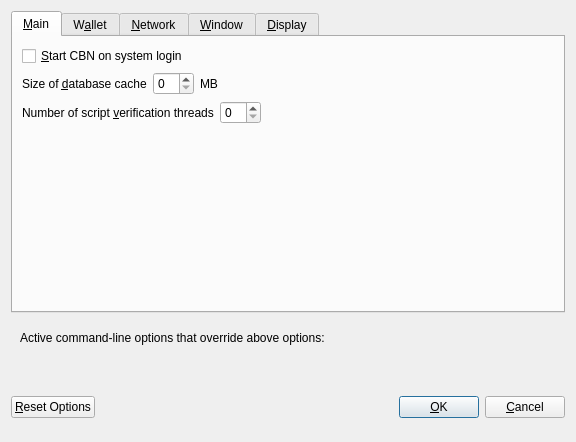
<?xml version="1.0" encoding="UTF-8"?>
<ui version="4.0">
 <class>OptionsDialog</class>
 <widget class="QDialog" name="OptionsDialog">
  <property name="geometry">
   <rect>
    <x>0</x>
    <y>0</y>
    <width>576</width>
    <height>442</height>
   </rect>
  </property>
  <property name="windowTitle">
   <string>Options</string>
  </property>
  <property name="modal">
   <bool>true</bool>
  </property>
  <layout class="QVBoxLayout" name="verticalLayout">
   <item>
    <widget class="QTabWidget" name="tabWidget">
     <property name="currentIndex">
      <number>0</number>
     </property>
     <widget class="QWidget" name="tabMain">
      <attribute name="title">
       <string>&amp;Main</string>
      </attribute>
      <layout class="QVBoxLayout" name="verticalLayout_Main">
       <item>
        <widget class="QCheckBox" name="bitcoinAtStartup">
         <property name="toolTip">
          <string>Automatically start CBN after logging in to the system.</string>
         </property>
         <property name="text">
          <string>&amp;Start CBN on system login</string>
         </property>
        </widget>
       </item>
       <item>
        <layout class="QHBoxLayout" name="horizontalLayout_2_Main">
         <item>
          <widget class="QLabel" name="databaseCacheLabel">
           <property name="text">
            <string>Size of &amp;database cache</string>
           </property>
           <property name="textFormat">
            <enum>Qt::PlainText</enum>
           </property>
           <property name="buddy">
            <cstring>databaseCache</cstring>
           </property>
          </widget>
         </item>
         <item>
          <widget class="QSpinBox" name="databaseCache"/>
         </item>
         <item>
          <widget class="QLabel" name="databaseCacheUnitLabel">
           <property name="text">
            <string>MB</string>
           </property>
           <property name="textFormat">
            <enum>Qt::PlainText</enum>
           </property>
          </widget>
         </item>
         <item>
          <spacer name="horizontalSpacer_2_Main">
           <property name="orientation">
            <enum>Qt::Horizontal</enum>
           </property>
           <property name="sizeHint" stdset="0">
            <size>
             <width>40</width>
             <height>20</height>
            </size>
           </property>
          </spacer>
         </item>
        </layout>
       </item>
       <item>
        <layout class="QHBoxLayout" name="horizontalLayout_3_Main">
         <item>
          <widget class="QLabel" name="threadsScriptVerifLabel">
           <property name="text">
            <string>Number of script &amp;verification threads</string>
           </property>
           <property name="textFormat">
            <enum>Qt::PlainText</enum>
           </property>
           <property name="buddy">
            <cstring>threadsScriptVerif</cstring>
           </property>
          </widget>
         </item>
         <item>
          <widget class="QSpinBox" name="threadsScriptVerif">
           <property name="toolTip">
            <string>(0 = auto, &lt;0 = leave that many cores free)</string>
           </property>
          </widget>
         </item>
         <item>
          <spacer name="horizontalSpacer_3_Main">
           <property name="orientation">
            <enum>Qt::Horizontal</enum>
           </property>
           <property name="sizeHint" stdset="0">
            <size>
             <width>40</width>
             <height>20</height>
            </size>
           </property>
          </spacer>
         </item>
        </layout>
       </item>
       <item>
        <spacer name="verticalSpacer_2">
         <property name="orientation">
          <enum>Qt::Vertical</enum>
         </property>
         <property name="sizeHint" stdset="0">
          <size>
           <width>20</width>
           <height>40</height>
          </size>
         </property>
        </spacer>
       </item>
      </layout>
     </widget>
     <widget class="QWidget" name="tabWallet">
      <attribute name="title">
       <string>W&amp;allet</string>
      </attribute>
      <layout class="QVBoxLayout" name="verticalLayout_Wallet">
       <item>
        <layout class="QHBoxLayout" name="horizontalLayout_2_Wallet">
         <item>
          <widget class="QLabel" name="labelStakeSplitThresholdText">
           <property name="text">
            <string>Stake split threshold:</string>
           </property>
          </widget>
         </item>
         <item>
          <widget class="QSpinBox" name="spinBoxStakeSplitThreshold">
           <property name="minimum">
            <number>1</number>
           </property>
           <property name="maximum">
            <number>999999</number>
           </property>
          </widget>
         </item>
        </layout>
       </item>
       <item>
        <widget class="QGroupBox" name="groupBox">
         <property name="title">
          <string>Expert</string>
         </property>
         <layout class="QVBoxLayout" name="verticalLayout_2">
          <item>
           <widget class="QCheckBox" name="coinControlFeatures">
            <property name="toolTip">
             <string>Whether to show coin control features or not.</string>
            </property>
            <property name="text">
             <string>Enable coin &amp;control features</string>
            </property>
           </widget>
          </item>
          <item>
           <widget class="QCheckBox" name="showMasternodesTab">
            <property name="toolTip">
             <string>Show additional tab listing all your masternodes in first sub-tab&lt;br/&gt;and all masternodes on the network in second sub-tab.</string>
            </property>
            <property name="text">
             <string>Show Masternodes Tab</string>
            </property>
           </widget>
          </item>
          <item>
           <widget class="QCheckBox" name="spendZeroConfChange">
            <property name="toolTip">
             <string>If you disable the spending of unconfirmed change, the change from a transaction&lt;br/&gt;cannot be used until that transaction has at least one confirmation.&lt;br/&gt;This also affects how your balance is computed.</string>
            </property>
            <property name="text">
             <string>&amp;Spend unconfirmed change</string>
            </property>
           </widget>
          </item>
         </layout>
        </widget>
       </item>
       <item>
        <spacer name="verticalSpacer_Wallet">
         <property name="orientation">
          <enum>Qt::Vertical</enum>
         </property>
         <property name="sizeHint" stdset="0">
          <size>
           <width>20</width>
           <height>40</height>
          </size>
         </property>
        </spacer>
       </item>
      </layout>
     </widget>
     <widget class="QWidget" name="tabNetwork">
      <attribute name="title">
       <string>&amp;Network</string>
      </attribute>
      <layout class="QVBoxLayout" name="verticalLayout_Network">
       <item>
        <widget class="QCheckBox" name="mapPortUpnp">
         <property name="toolTip">
          <string>Automatically open the CBN client port on the router. This only works when your router supports UPnP and it is enabled.</string>
         </property>
         <property name="text">
          <string>Map port using &amp;UPnP</string>
         </property>
        </widget>
       </item>
       <item>
        <widget class="QCheckBox" name="allowIncoming">
         <property name="toolTip">
          <string>Accept connections from outside</string>
         </property>
         <property name="text">
          <string>Allow incoming connections</string>
         </property>
        </widget>
       </item>
       <item>
        <widget class="QCheckBox" name="connectSocks">
         <property name="toolTip">
          <string>Connect to the CBN network through a SOCKS5 proxy.</string>
         </property>
         <property name="text">
          <string>&amp;Connect through SOCKS5 proxy (default proxy):</string>
         </property>
        </widget>
       </item>
       <item>
        <layout class="QHBoxLayout" name="horizontalLayout_1_Network">
         <item>
          <widget class="QLabel" name="proxyIpLabel">
           <property name="text">
            <string>Proxy &amp;IP:</string>
           </property>
           <property name="textFormat">
            <enum>Qt::PlainText</enum>
           </property>
           <property name="buddy">
            <cstring>proxyIp</cstring>
           </property>
          </widget>
         </item>
         <item>
          <widget class="QValidatedLineEdit" name="proxyIp">
           <property name="minimumSize">
            <size>
             <width>140</width>
             <height>0</height>
            </size>
           </property>
           <property name="maximumSize">
            <size>
             <width>140</width>
             <height>16777215</height>
            </size>
           </property>
           <property name="toolTip">
            <string>IP address of the proxy (e.g. IPv4: 127.0.0.1 / IPv6: ::1)</string>
           </property>
          </widget>
         </item>
         <item>
          <widget class="QLabel" name="proxyPortLabel">
           <property name="text">
            <string>&amp;Port:</string>
           </property>
           <property name="textFormat">
            <enum>Qt::PlainText</enum>
           </property>
           <property name="buddy">
            <cstring>proxyPort</cstring>
           </property>
          </widget>
         </item>
         <item>
          <widget class="QLineEdit" name="proxyPort">
           <property name="minimumSize">
            <size>
             <width>55</width>
             <height>0</height>
            </size>
           </property>
           <property name="maximumSize">
            <size>
             <width>55</width>
             <height>16777215</height>
            </size>
           </property>
           <property name="toolTip">
            <string>Port of the proxy (e.g. 9050)</string>
           </property>
          </widget>
         </item>
         <item>
          <spacer name="horizontalSpacer_1_Network">
           <property name="orientation">
            <enum>Qt::Horizontal</enum>
           </property>
           <property name="sizeHint" stdset="0">
            <size>
             <width>40</width>
             <height>20</height>
            </size>
           </property>
          </spacer>
         </item>
        </layout>
       </item>
       <item>
        <spacer name="verticalSpacer_Network">
         <property name="orientation">
          <enum>Qt::Vertical</enum>
         </property>
         <property name="sizeHint" stdset="0">
          <size>
           <width>20</width>
           <height>40</height>
          </size>
         </property>
        </spacer>
       </item>
      </layout>
     </widget>
     <widget class="QWidget" name="tabWindow">
      <attribute name="title">
       <string>&amp;Window</string>
      </attribute>
      <layout class="QVBoxLayout" name="verticalLayout_Window">
       <item>
        <widget class="QCheckBox" name="minimizeToTray">
         <property name="toolTip">
          <string>Show only a tray icon after minimizing the window.</string>
         </property>
         <property name="text">
          <string>&amp;Minimize to the tray instead of the taskbar</string>
         </property>
        </widget>
       </item>
       <item>
        <widget class="QCheckBox" name="minimizeOnClose">
         <property name="toolTip">
          <string>Minimize instead of exit the application when the window is closed. When this option is enabled, the application will be closed only after selecting Quit in the menu.</string>
         </property>
         <property name="text">
          <string>M&amp;inimize on close</string>
         </property>
        </widget>
       </item>
       <item>
        <spacer name="verticalSpacer_Window">
         <property name="orientation">
          <enum>Qt::Vertical</enum>
         </property>
         <property name="sizeHint" stdset="0">
          <size>
           <width>20</width>
           <height>40</height>
          </size>
         </property>
        </spacer>
       </item>
      </layout>
     </widget>
     <widget class="QWidget" name="tabDisplay">
      <attribute name="title">
       <string>&amp;Display</string>
      </attribute>
      <layout class="QVBoxLayout" name="verticalLayout_Display">
       <item>
        <layout class="QHBoxLayout" name="horizontalLayout_1_Display">
         <item>
          <widget class="QLabel" name="langLabel">
           <property name="text">
            <string>User Interface &amp;language:</string>
           </property>
           <property name="textFormat">
            <enum>Qt::PlainText</enum>
           </property>
           <property name="buddy">
            <cstring>lang</cstring>
           </property>
          </widget>
         </item>
         <item>
          <widget class="QValueComboBox" name="lang">
           <property name="toolTip">
            <string>The user interface language can be set here. This setting will take effect after restarting CBN.</string>
           </property>
          </widget>
         </item>
        </layout>
       </item>
       <item>
        <layout class="QHBoxLayout" name="horizontalLayout_4_Display" stretch="0,0">
         <item>
          <widget class="QLabel" name="themeLabel">
           <property name="text">
            <string>User Interface Theme:</string>
           </property>
          </widget>
         </item>
         <item>
          <widget class="QValueComboBox" name="theme"/>
         </item>
        </layout>
       </item>
       <item>
        <widget class="Line" name="line">
         <property name="orientation">
          <enum>Qt::Horizontal</enum>
         </property>
        </widget>
       </item>
       <item>
        <layout class="QHBoxLayout" name="horizontalLayout_2_Display">
         <item>
          <widget class="QLabel" name="unitLabel">
           <property name="text">
            <string>&amp;Unit to show amounts in:</string>
           </property>
           <property name="textFormat">
            <enum>Qt::PlainText</enum>
           </property>
           <property name="buddy">
            <cstring>unit</cstring>
           </property>
          </widget>
         </item>
         <item>
          <widget class="QValueComboBox" name="unit">
           <property name="toolTip">
            <string>Choose the default subdivision unit to show in the interface and when sending coins.</string>
           </property>
          </widget>
         </item>
        </layout>
       </item>
       <item>
        <layout class="QHBoxLayout" name="horizontalLayout_5_Display">
         <item>
          <widget class="QLabel" name="digitsLabel">
           <property name="text">
            <string>Decimal digits</string>
           </property>
          </widget>
         </item>
         <item>
          <widget class="QValueComboBox" name="digits"/>
         </item>
        </layout>
       </item>
       <item>
        <widget class="QCheckBox" name="checkBoxHideZeroBalances">
         <property name="toolTip">
          <string>Hide empty balances</string>
         </property>
         <property name="layoutDirection">
          <enum>Qt::LeftToRight</enum>
         </property>
         <property name="text">
          <string>Hide empty balances</string>
         </property>
        </widget>
       </item>
       <item>
        <layout class="QHBoxLayout" name="horizontalLayout_3_Display">
         <item>
          <widget class="QLabel" name="thirdPartyTxUrlsLabel">
           <property name="toolTip">
            <string>Third party URLs (e.g. a block explorer) that appear in the transactions tab as context menu items. %s in the URL is replaced by transaction hash. Multiple URLs are separated by vertical bar |.</string>
           </property>
           <property name="text">
            <string>Third party transaction URLs</string>
           </property>
           <property name="buddy">
            <cstring>thirdPartyTxUrls</cstring>
           </property>
          </widget>
         </item>
         <item>
          <widget class="QLineEdit" name="thirdPartyTxUrls">
           <property name="toolTip">
            <string>Third party URLs (e.g. a block explorer) that appear in the transactions tab as context menu items. %s in the URL is replaced by transaction hash. Multiple URLs are separated by vertical bar |.</string>
           </property>
          </widget>
         </item>
        </layout>
       </item>
       <item>
        <spacer name="verticalSpacer">
         <property name="orientation">
          <enum>Qt::Vertical</enum>
         </property>
         <property name="sizeHint" stdset="0">
          <size>
           <width>20</width>
           <height>40</height>
          </size>
         </property>
        </spacer>
       </item>
      </layout>
     </widget>
    </widget>
   </item>
   <item>
    <widget class="QFrame" name="frame">
     <layout class="QVBoxLayout" name="verticalLayout_Bottom">
      <item>
       <layout class="QHBoxLayout" name="horizontalLayout_Bottom">
        <item>
         <widget class="QLabel" name="overriddenByCommandLineInfoLabel">
          <property name="text">
           <string>Active command-line options that override above options:</string>
          </property>
          <property name="textFormat">
           <enum>Qt::PlainText</enum>
          </property>
         </widget>
        </item>
        <item>
         <spacer name="horizontalSpacer_Bottom">
          <property name="orientation">
           <enum>Qt::Horizontal</enum>
          </property>
          <property name="sizeHint" stdset="0">
           <size>
            <width>40</width>
            <height>20</height>
           </size>
          </property>
         </spacer>
        </item>
       </layout>
      </item>
      <item>
       <widget class="QLabel" name="overriddenByCommandLineLabel">
        <property name="text">
         <string/>
        </property>
        <property name="textFormat">
         <enum>Qt::PlainText</enum>
        </property>
        <property name="wordWrap">
         <bool>true</bool>
        </property>
       </widget>
      </item>
     </layout>
    </widget>
   </item>
   <item>
    <layout class="QHBoxLayout" name="horizontalLayout_Buttons">
     <item>
      <widget class="QPushButton" name="resetButton">
       <property name="toolTip">
        <string>Reset all client options to default.</string>
       </property>
       <property name="text">
        <string>&amp;Reset Options</string>
       </property>
       <property name="autoDefault">
        <bool>false</bool>
       </property>
      </widget>
     </item>
     <item>
      <spacer name="horizontalSpacer_1">
       <property name="orientation">
        <enum>Qt::Horizontal</enum>
       </property>
       <property name="sizeHint" stdset="0">
        <size>
         <width>40</width>
         <height>48</height>
        </size>
       </property>
      </spacer>
     </item>
     <item>
      <widget class="QLabel" name="statusLabel">
       <property name="minimumSize">
        <size>
         <width>200</width>
         <height>0</height>
        </size>
       </property>
       <property name="font">
        <font>
         <weight>75</weight>
         <bold>true</bold>
        </font>
       </property>
       <property name="text">
        <string/>
       </property>
       <property name="textFormat">
        <enum>Qt::PlainText</enum>
       </property>
       <property name="wordWrap">
        <bool>true</bool>
       </property>
      </widget>
     </item>
     <item>
      <spacer name="horizontalSpacer_2">
       <property name="orientation">
        <enum>Qt::Horizontal</enum>
       </property>
       <property name="sizeHint" stdset="0">
        <size>
         <width>40</width>
         <height>48</height>
        </size>
       </property>
      </spacer>
     </item>
     <item>
      <widget class="QPushButton" name="okButton">
       <property name="text">
        <string>&amp;OK</string>
       </property>
       <property name="autoDefault">
        <bool>false</bool>
       </property>
       <property name="default">
        <bool>true</bool>
       </property>
      </widget>
     </item>
     <item>
      <widget class="QPushButton" name="cancelButton">
       <property name="text">
        <string>&amp;Cancel</string>
       </property>
       <property name="autoDefault">
        <bool>false</bool>
       </property>
      </widget>
     </item>
    </layout>
   </item>
  </layout>
 </widget>
 <customwidgets>
  <customwidget>
   <class>QValidatedLineEdit</class>
   <extends>QLineEdit</extends>
   <header>qvalidatedlineedit.h</header>
  </customwidget>
  <customwidget>
   <class>QValueComboBox</class>
   <extends>QComboBox</extends>
   <header>qvaluecombobox.h</header>
  </customwidget>
 </customwidgets>
 <resources/>
 <connections/>
</ui>
